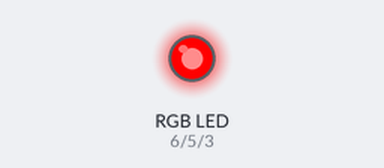
A sketch run on a simulated Arduino Uno, built with avr-gcc and run on an emulated ATmega328P. Shown: an RGB LED mixed from three pins (HIGH = lit).

Above: at 0.2 s.
At 0.7 s:
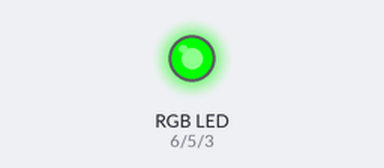
At 2.7 s:
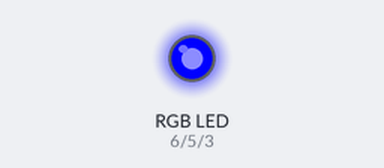
Timing chart, 0 to 3.5 s (numbered marks = the images above):
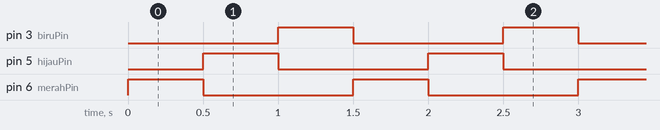

The sketch:

RGB_Blinking_LED.ino
```cpp
int merahPin = 6;
int hijauPin = 5;
int biruPin = 3;
int tunda = 500;

void setup()
{
  pinMode(merahPin, OUTPUT);
  pinMode(hijauPin, OUTPUT);
  pinMode(biruPin, OUTPUT);
}

void loop()
{
  digitalWrite(merahPin, HIGH);
  delay(tunda);
  digitalWrite(merahPin, LOW);
  digitalWrite(hijauPin, HIGH);
  delay(tunda);
  digitalWrite(hijauPin, LOW);
  digitalWrite(biruPin, HIGH);
  delay(tunda);
  digitalWrite(biruPin, LOW);
}
```

Measured:
- by itself, pin 3 (biruPin), pin 5 (hijauPin), pin 6 (merahPin): alternates HIGH for 0.50 s and LOW for 1.0 s
- by itself, everything shown: repeats every 1.5 s, in 4 steps
